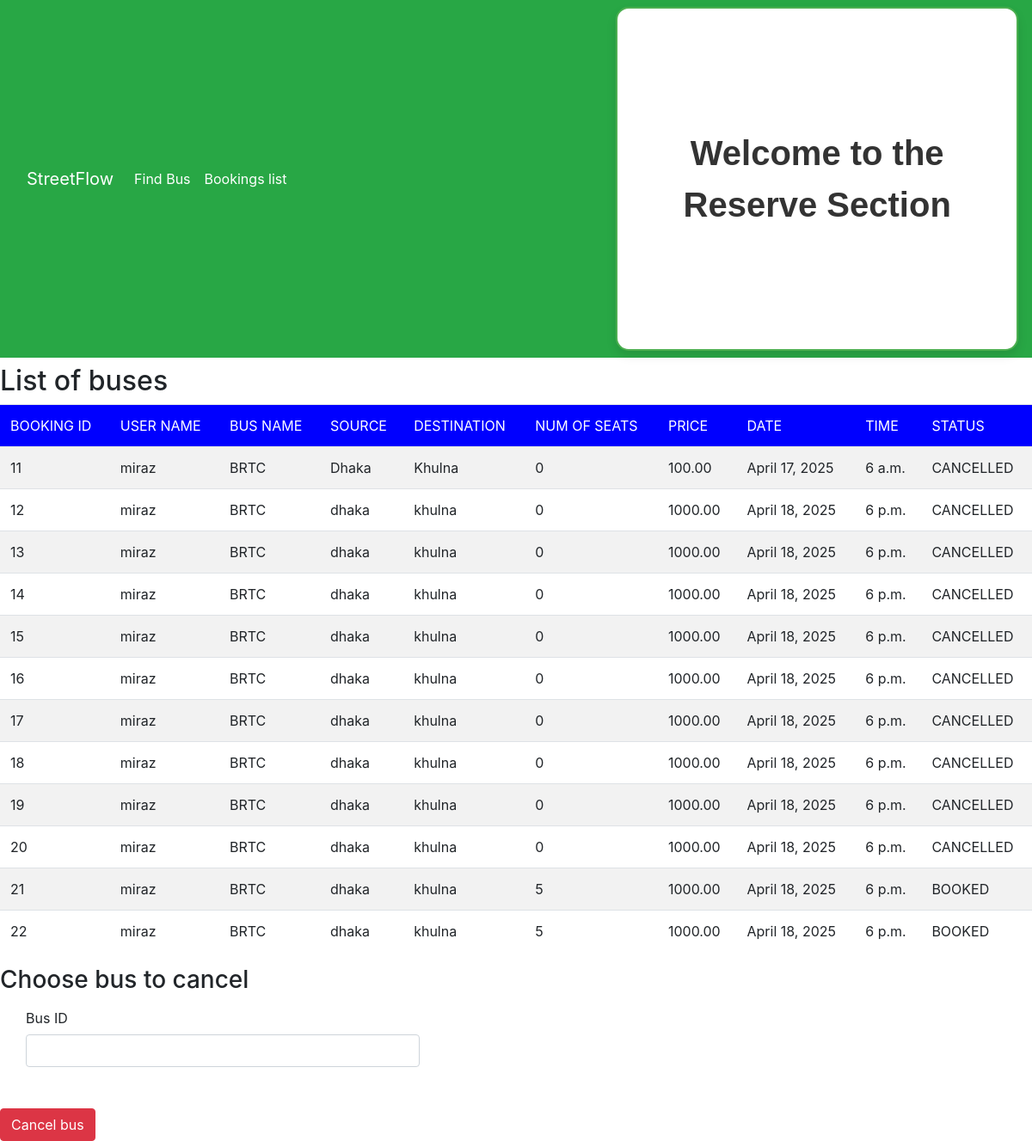
/seebookings (signed in), run on an earlier commit of the app's database.
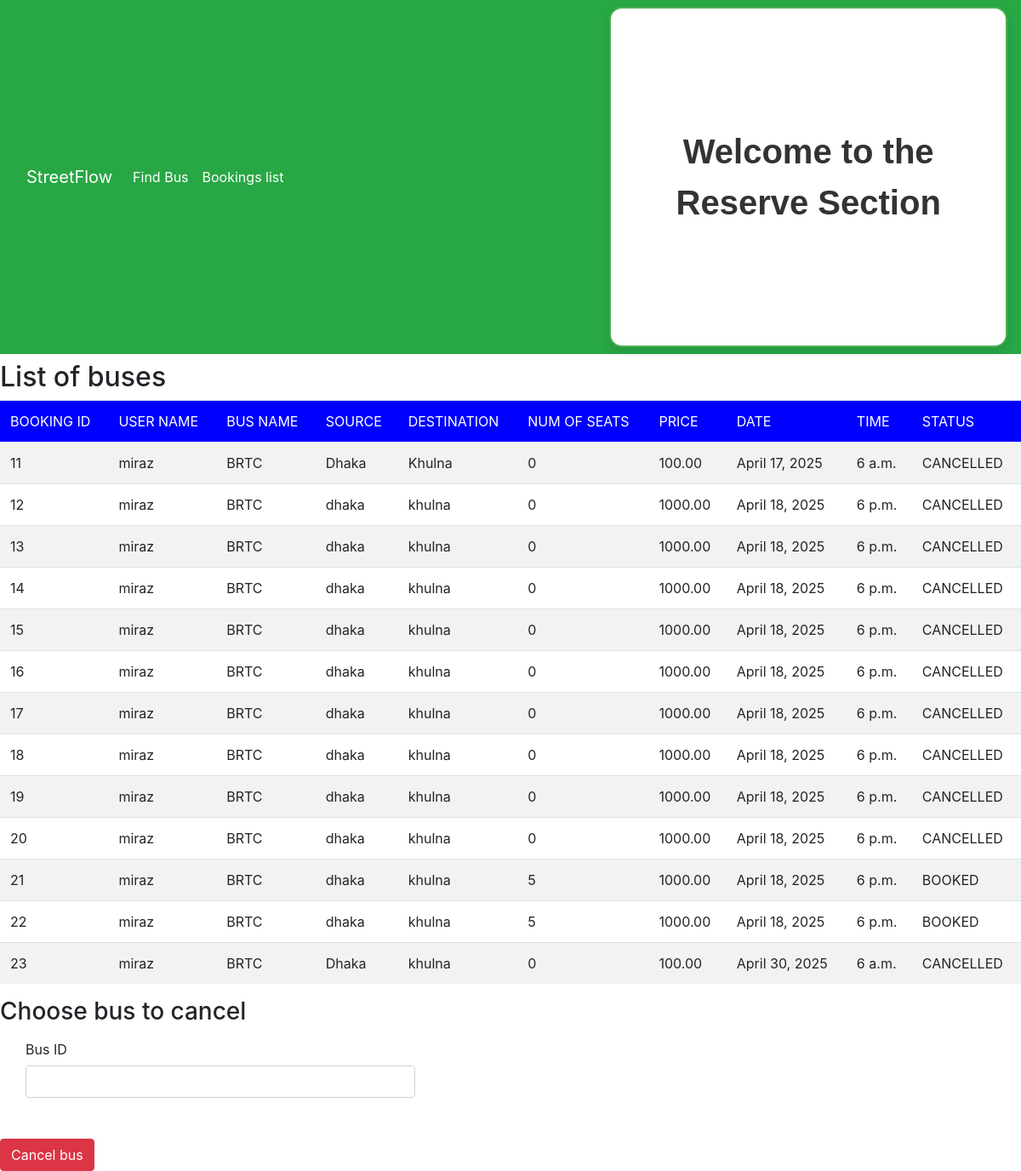
And on a later commit of the database.
### reserve/models.py (models this page shows, shortened)
class Book(models.Model):
    BOOKED = 'B'
    CANCELLED = 'C'
    TICKET_STATUSES = ((BOOKED, 'Booked'),
                       (CANCELLED, 'Cancelled'),)
    email = models.EmailField()
    name = models.CharField(max_length=30)
    userid =models.DecimalField(decimal_places=0, max_digits=2)
    busid=models.DecimalField(decimal_places=0, max_digits=2)
    bus_name = models.CharField(max_length=30)
    source = models.CharField(max_length=30)
    dest = models.CharField(max_length=30)
    nos = models.DecimalField(decimal_places=0, max_digits=2)
    price = models.DecimalField(decimal_places=2, max_digits=6)
    date = models.DateField()
    time = models.TimeField()
    status = models.CharField(choices=TICKET_STATUSES, default=BOOKED, max_length=2)

### reserve/views.py (the view)
# urls.py: path('seebookings', views.seebookings, name="seebookings"),
def seebookings(request, new={}):
    context = {}
    id_r = request.user.id
    book_list = Book.objects.filter(userid=id_r)
    if book_list:
        return render(request, 'booklist.html', locals())
    else:
        context["error"] = "Sorry no buses booked"
        return render(request, 'findbus.html', context)

### templates/booklist.html (shortened to what this page needs)
{% extends 'reserve.html' %}
{% block content %}
<h2>List of buses</h2>
<table class="table table-striped">
    <thead style="background-color: blue;color: white;">
    <td>BOOKING ID</td>
    <td>USER NAME</td>
    <td>BUS NAME</td>
    <td>SOURCE</td>
    <td>DESTINATION</td>
    <td>NUM OF SEATS</td>
    <td>PRICE</td>
    <td>DATE</td>
    <td>TIME</td>
    <td>STATUS</td>
    </thead>
    {% for row in book_list %}
    <tr>
        <td>{{row.id}}</td>
        <td>{{row.name}}</td>
        <td>{{row.bus_name}}</td>
        <td>{{row.source}}</td>
        <td>{{row.dest}}</td>
        <td>{{row.nos}}</td>
        <td>{{row.price}}</td>
        <td>{{row.date}}</td>
        <td>{{row.time}}</td>
        <td>{{row.status}}</td>
    </tr>
    {% endfor %}
</table>
<form action="{% url 'cancellings' %}" method="post">
    <h3>Choose bus to cancel</h3>
    <div class="col-auto">
        <label for="example-email-input" class="col-2 col-form-label">Bus ID</label>
        <div class="col-5">
            <input name='bus_id' class="form-control" type="number" id="example-email-input">
        </div>
    </div>
    <br>
    <br>
    <div class="pull-right">
        <button type="submit" class="btn btn-danger float-left">Cancel bus</button>
    </div>
</form>
{% endblock %}

### templates/reserve.html (shortened to what this page needs)
<!doctype html>
<html lang="en">
<head>
    <link rel="stylesheet" href="https://stackpath.bootstrapcdn.com/bootstrap/4.1.3/css/bootstrap.min.css"
>
</head>
<body>
<nav class="navbar navbar-expand-lg navbar-light bg-success">
    <div class="container">
        <a class="navbar-brand" href="http://127.0.0.1:8000/auth/" style="color: white;">StreetFlow</a>
        <div class="collapse navbar-collapse" id="navbarNavAltMarkup">
            <div class="navbar-nav" >
                <a class="nav-item nav-link" href="{% url 'findbus' %}" style="color: white;">Find Bus</a>
                <a class="nav-item nav-link" href="{% url 'booklist' %}" style="color: white;">Bookings list</a>
            </div>
        </div>
    </div>
    <p style="margin: 0; height: 50vh;
            display: flex;
            justify-content: center;
            align-items: center;
            background-color: #f4f4f4;
            font-family: Arial, sans-serif;
            font-size: 40px;
            color: #333;
            text-align: center;
            padding: 30px 50px;
            border: 2px solid #4caf50;
            border-radius: 15px;
            box-shadow: 0 6px 12px rgba(0, 0, 0, 0.1);
            background-color: white;
            font-weight: bold;
            transition: transform 0.3s ease, box-shadow 0.3s ease;"
     onmouseover="this.style.transform='translateY(-5px)'; this.style.boxShadow='0 10px 20px rgba(0, 0, 0, 0.2)';"
     onmouseout="this.style.transform=''; this.style.boxShadow='0 6px 12px rgba(0, 0, 0, 0.1)';">
    Welcome to the Reserve Section
  </p>
</nav>
{% block content %}
{% endblock %}
</body>
</html>

What changed in the data, as far as the page shows it:
added Book: id "23", name "miraz", bus_name "BRTC", source "Dhaka", dest "khulna", nos "0", price "100.00", date "April 30, 2025", time "6 a.m.", status "CANCELLED"
